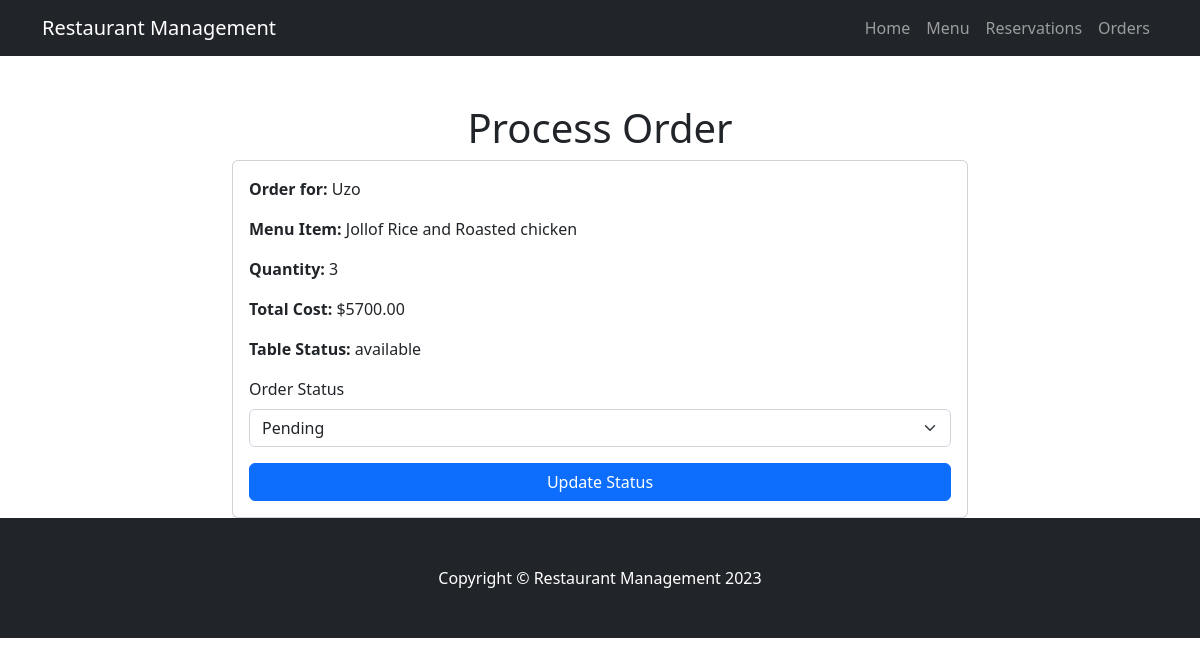
Screenshot of /process-order/6/ with the database file from the repository.
### store/models.py (models this page shows, shortened)
class Order(models.Model):
    STATUS_CHOICES = [
        ('pending', 'Pending'),
        ('completed', 'Completed'),
        ('canceled', 'Canceled'),
    ]
    menu_item = models.ForeignKey(MenuItem, on_delete=models.CASCADE)
    quantity = models.PositiveIntegerField()
    created_at = models.DateTimeField(auto_now_add=True)
    table = models.ForeignKey(Table, on_delete=models.SET_NULL, null=True)
    customer = models.CharField(max_length=100)
    status = models.CharField(max_length=10, choices=STATUS_CHOICES, default='pending')
    def total_cost(self):
        return self.menu_item.price * self.quantity

class MenuItem(models.Model):
    name = models.CharField(max_length=100)
    description = models.TextField()
    price = models.DecimalField(max_digits=10, decimal_places=2,default=0.00)
    inventory = models.ForeignKey(Inventory, on_delete=models.CASCADE,default=1)

class Table(models.Model):
    table_number = models.PositiveIntegerField(unique=True)
    capacity = models.PositiveIntegerField()
    STATUS_CHOICES = [
        ('available', 'Available'),
        ('occupied', 'Occupied'),
    ]
    status = models.CharField(max_length=10, choices=STATUS_CHOICES, default='available')

### store/views.py (the view, shortened to what this page needs)
# urls.py: path('process-order/<int:order_id>/', views.process_order, name='process_order'),
def process_order(request, order_id):
    order = get_object_or_404(Order, id=order_id)
    table = order.table
    context = {
        'order': order,
        'table_status': table.status if table else 'No Table Assigned',
    }
    return render(request, 'process_order.html', context)

### store/templates/process_order.html (shortened to what this page needs)
{% load static %}
<!DOCTYPE html>
<html lang="en">
<head>
    <link href="https://cdn.jsdelivr.net/npm/bootstrap-icons@1.5.0/font/bootstrap-icons.css" rel="stylesheet" />
    <link href="{% static 'css/styles.css' %}" rel="stylesheet" />
</head>
<body>
    <nav class="navbar navbar-expand-lg navbar-dark bg-dark">
        <div class="container">
            <a class="navbar-brand" href="{% url 'menu' %}">Restaurant Management</a>
            <div class="collapse navbar-collapse" id="navbarResponsive">
                <ul class="navbar-nav ms-auto">
                    <li class="nav-item"><a class="nav-link" href="{% url 'menu' %}">Home</a></li>
                    <li class="nav-item"><a class="nav-link" href="{% url 'menu' %}">Menu</a></li>
                    <li class="nav-item"><a class="nav-link" href="{% url 'make_reservation' %}">Reservations</a></li>
                    <li class="nav-item"><a class="nav-link" href="{% url 'place_order' %}">Orders</a></li>
                </ul>
            </div>
        </div>
    </nav>
    <div class="container mt-5">
        <h1 class="text-center">Process Order</h1>
        <div class="row justify-content-center">
            <div class="col-lg-8 col-md-10">
                <div class="card">
                    <div class="card-body">
                        <p><strong>Order for:</strong> {{ order.customer }}</p>
                        <p><strong>Menu Item:</strong> {{ order.menu_item.name }}</p>
                        <p><strong>Quantity:</strong> {{ order.quantity }}</p>
                        <p><strong>Total Cost:</strong> ${{ order.total_cost }}</p>
                        <p><strong>Table Status:</strong> {{ table_status }}</p>
                        <form method="post">
                            <div class="mb-3">
                                <label for="status" class="form-label">Order Status</label>
                                <select id="status" name="status" class="form-select">
                                    <option value="pending" {% if order.status == 'pending' %}selected{% endif %}>Pending</option>
                                </select>
                            </div>
                            <button type="submit" class="btn btn-primary w-100">Update Status</button>
                        </form>
                    </div>
                </div>
            </div>
        </div>
    </div>
    <footer class="py-5 bg-dark">
        <div class="container">
            <p class="m-0 text-center text-white">Copyright &copy; Restaurant Management 2023</p>
        </div>
    </footer>
</body>
</html>

### rows the page displays
Order: customer "Uzo", menu_item.name "Jollof Rice and Roasted chicken", quantity "3", total_cost "5700.00", status "Pending"
Table: status "available"
